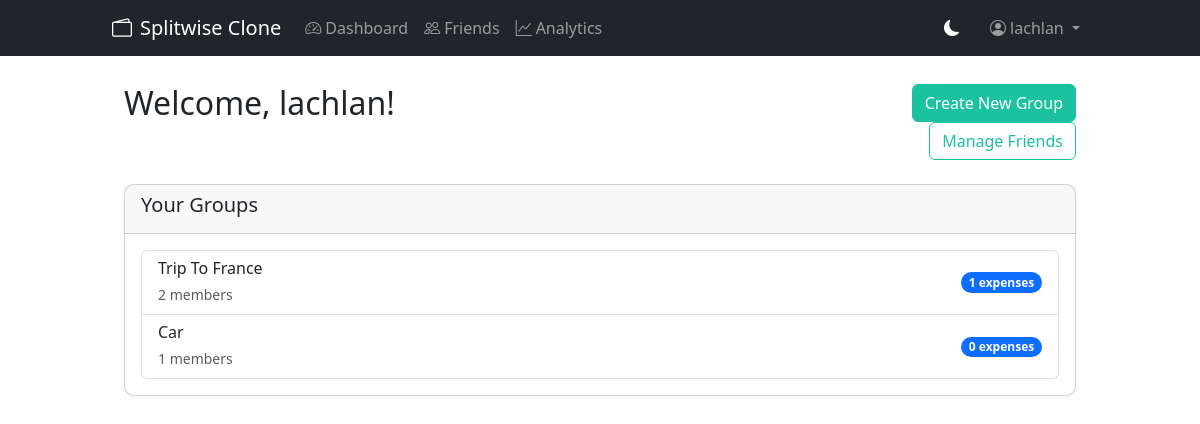
Page /dashboard (signed in) on the committed database.
### models.py (models this page shows, shortened)
class User(UserMixin, db.Model):
    id = db.Column(db.Integer, primary_key=True)
    username = db.Column(db.String(80), unique=True, nullable=False)
    first_name = db.Column(db.String(50), nullable=True)
    last_name = db.Column(db.String(50), nullable=True)
    display_name = db.Column(db.String(100), nullable=True)
    email = db.Column(db.String(120), unique=True, nullable=True)
    password = db.Column(db.String(255), nullable=False)
    expenses_paid = db.relationship('Expense', back_populates='paid_by')
    groups = db.relationship('Group', secondary=group_members, back_populates='members')
    friends = db.relationship('User',
        secondary=friendships,
        primaryjoin='User.id==friendships.c.user_id',
        secondaryjoin='User.id==friendships.c.friend_id',
        lazy='dynamic'
    )
    friend_requests_sent = db.relationship('FriendRequest',
        foreign_keys='FriendRequest.sender_id',
        backref=db.backref('sender', lazy=True),
        lazy='dynamic'
    )
    friend_requests_received = db.relationship('FriendRequest',
        foreign_keys='FriendRequest.receiver_id',
        backref=db.backref('receiver', lazy=True),
        lazy='dynamic'
    )
    group_invites_received = db.relationship('GroupInvite',
        foreign_keys='GroupInvite.invitee_id',
        back_populates='invitee'
    )
    group_invites_sent = db.relationship('GroupInvite',
        foreign_keys='GroupInvite.inviter_id',
        back_populates='inviter'
    )

class Group(db.Model):
    id = db.Column(db.Integer, primary_key=True)
    name = db.Column(db.String(100), nullable=False)
    created_by_id = db.Column(db.Integer, db.ForeignKey('user.id'), nullable=False)
    created_at = db.Column(db.DateTime, default=datetime.utcnow)
    members = db.relationship('User', secondary=group_members, back_populates='groups')
    expenses = db.relationship('Expense', back_populates='group')
    invites = db.relationship('GroupInvite', back_populates='group')
    created_by = db.relationship('User', foreign_keys=[created_by_id])

### app.py (the view)
@app.route('/dashboard')
@login_required
def dashboard():
    groups = current_user.groups
    pending_invites = GroupInvite.query.filter_by(invitee=current_user, status='pending').all()
    return render_template('dashboard.html', groups=groups, pending_invites=pending_invites)

### app.py (called while the page is built)
@login_manager.user_loader
def load_user(user_id):
    return User.query.get(int(user_id))

### templates/dashboard.html (shortened to what this page needs)
{% extends "base.html" %}
{% block content %}
<div class="container mt-4">
    <div class="row mb-4">
        <div class="col-md-8">
            <h2>Welcome, {{ current_user.username }}!</h2>
        </div>
        <div class="col-md-4 text-end">
            <a href="{{ url_for('create_group') }}" class="btn btn-primary">Create New Group</a>
            <a href="{{ url_for('friends') }}" class="btn btn-outline-primary">Manage Friends</a>
        </div>
    </div>
    <div class="row">
        <div class="col-md-12">
            <div class="card">
                <div class="card-header">
                    <h5>Your Groups</h5>
                </div>
                <div class="card-body">
                    {% if groups %}
                    <div class="list-group">
                        {% for group in groups %}
                        <a href="{{ url_for('group_details', group_id=group.id) }}"
                           class="list-group-item list-group-item-action">
                            <div class="d-flex justify-content-between align-items-center">
                                <div>
                                    <h6 class="mb-1">{{ group.name }}</h6>
                                    <small class="text-muted">
                                        {{ group.members|length }} members
                                    </small>
                                </div>
                                <span class="badge bg-primary rounded-pill">
                                    {{ group.expenses|length }} expenses
                                </span>
                            </div>
                        </a>
                        {% endfor %}
                    </div>
                    {% else %}
                    <p class="text-muted">You're not a member of any groups yet. Create one or ask your friends for an invite!</p>
                    {% endif %}
                </div>
            </div>
        </div>
    </div>
</div>
{% endblock %}

### templates/base.html (shortened to what this page needs)
<!DOCTYPE html>
<html lang="en" data-bs-theme="light">
<head>
    <link href="https://cdn.jsdelivr.net/npm/bootstrap@5.3.0/dist/css/bootstrap.min.css" rel="stylesheet">
    <link rel="stylesheet" href="https://cdn.jsdelivr.net/npm/bootstrap-icons@1.7.2/font/bootstrap-icons.css">
</head>
<body>
    <nav class="navbar navbar-expand-lg navbar-dark bg-dark fixed-top">
        <div class="container">
            <a class="navbar-brand" href="{{ url_for('home') }}">
                <i class="bi bi-wallet2 me-2"></i>Splitwise Clone
            </a>
            <div class="collapse navbar-collapse" id="navbarNav">
                <ul class="navbar-nav me-auto">
                    {% if current_user.is_authenticated %}
                    <li class="nav-item">
                        <a class="nav-link" href="{{ url_for('dashboard') }}">
                            <i class="bi bi-speedometer2 me-1"></i>Dashboard
                        </a>
                    </li>
                    <li class="nav-item">
                        <a class="nav-link" href="{{ url_for('friends') }}">
                            <i class="bi bi-people me-1"></i>Friends
                        </a>
                    </li>
                    <li class="nav-item">
                        <a class="nav-link" href="{{ url_for('analytics') }}">
                            <i class="bi bi-graph-up me-1"></i>Analytics
                        </a>
                    </li>
                    {% endif %}
                </ul>
                <ul class="navbar-nav align-items-center">
                    <li class="nav-item">
                        <div class="dark-mode-toggle" onclick="toggleDarkMode()">
                            <i class="bi bi-moon-fill" id="darkModeIcon"></i>
                        </div>
                    </li>
                    {% if current_user.is_authenticated %}
                    <li class="nav-item dropdown">
                        <a class="nav-link dropdown-toggle" href="#" id="navbarDropdown" role="button" data-bs-toggle="dropdown">
                            <i class="bi bi-person-circle me-1"></i>{{ current_user.username }}
                        </a>
                    </li>
                    {% endif %}
                </ul>
            </div>
        </div>
    </nav>
    <div class="container mt-4">
        {% block content %}{% endblock %}
    </div>
</body>
</html>

### rows in the picture
User: username "lachlan"
Group: name "Trip To France", members|length "2", expenses|length "1"
Group: name "Car", members|length "1", expenses|length "0"
